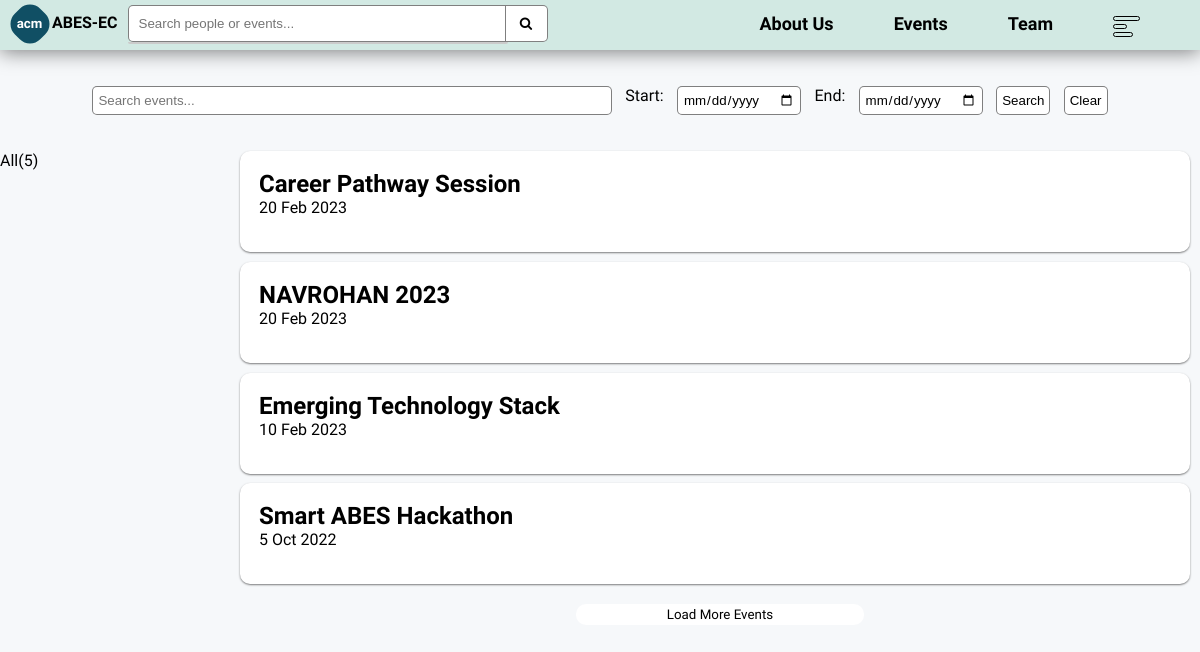
/events/, run on an earlier commit of the app's database.
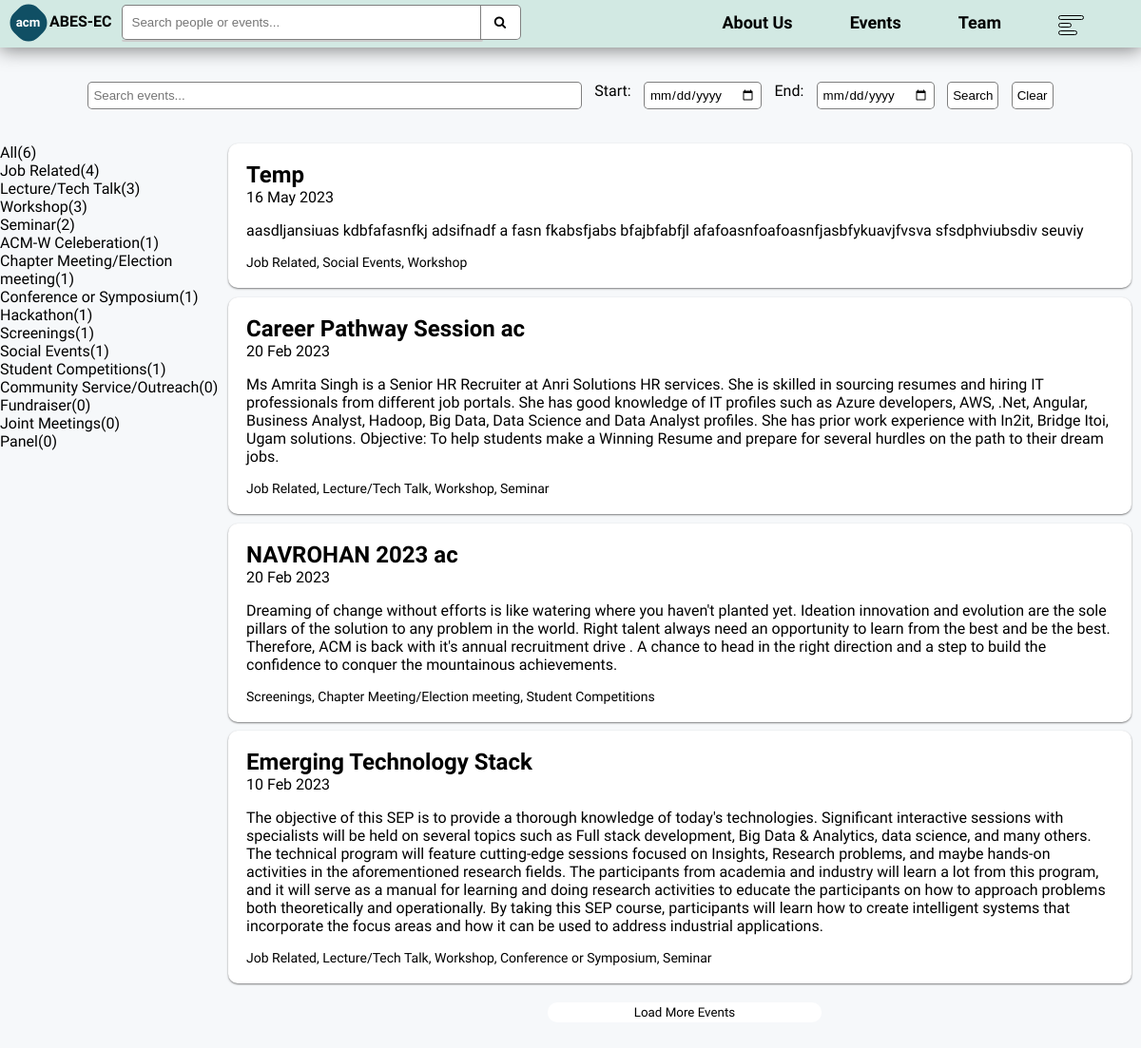
And on a later commit of the database.
### base/models.py (models this page shows, shortened)
class Event(models.Model):
    name = models.CharField(max_length= 150)
    description = models.TextField(null= True, blank= True)
    details = RichTextField(null=True, blank=True)
    location = models.CharField(max_length= 150, null=True, blank=True)
    image = models.ImageField(upload_to="images/events/")
    tag = models.ManyToManyField(Tag, blank=True, related_name="events")
    fee = models.CharField(max_length= 5, default= 0)
    ongoing = models.BooleanField(default=False)
    team_members = models.IntegerField(default=1)
    coordinator = models.ManyToManyField(Member, blank=True, related_name="coordinated")
    updated = models.DateTimeField(auto_now= True)
    created = models.DateTimeField(auto_now_add= True)
    event_date = models.DateTimeField()
    end_date = models.DateTimeField(null=True, blank=True)
    participants = models.ManyToManyField(Student, blank=True, related_name="participated")
    first = models.ManyToManyField(Student, blank=True, related_name="first")
    second = models.ManyToManyField(Student, blank=True, related_name="second")
    third = models.ManyToManyField(Student, blank=True, related_name="third")

class Tag(models.Model):
    name = models.CharField(max_length=100)
    def related_events(self) -> int:
        return self.events.count()
    def __str__(self) -> str:
        return self.name

### base/views.py (the view, shortened to what this page needs)
# urls.py: path('events/', views.events, name="events"),
def events(request):
    q = request.GET.get("q", "")
    start = request.GET.get("start") if request.GET.get("start") and request.GET.get("start") != "mm-dd-yyyy" else "1900-01-01"
    end = request.GET.get("end") if request.GET.get("end") and request.GET.get("end") != "mm-dd-yyyy" else "9999-01-01"
    events = Event.objects.all().order_by("-event_date")
    count = total = events.count()
    context = {"events": events}
    shown = 4
    if "clear" in request.GET:
        q, start, end = "", "1900-01-01", "9999-01-01"
    if "q" in request.GET:
        events = events.filter(Q(name__icontains=q) | Q(tag__name__icontains=q), event_date__date__range=(start, end)).order_by("-event_date").distinct()
        count = events.count()
    context = {"tags": sorted(Tag.objects.all().order_by("name"), key= lambda a: a.related_events(), reverse=True),
               "events": events[:shown],
               "total": total,
               "left":shown < count,
               "search":q,
               "start":"mm-dd-yyyy" if start == "1900-01-01" else start,
               "end": "mm-dd-yyyy" if end == "9999-01-01" else end}
    return render(request, 'base/events.html', context)

### base/templates/base/events.html (shortened to what this page needs)
{% extends "main.html" %}
{% block content %}
<div style="height: calc(100% - 50px); max-width: 1200px; margin: auto;overflow-y: auto;">
    <div style="margin: 3%;">
        <form class="f" method="GET">
            <input type="text" placeholder="Search events..." id="search-bar-events" name="q" value="{{search}}" style="width: 50%;">
            <label>Start:</label>
            <input type="date" name="start" value="{{start}}">
            <label>End:</label>
            <input type="date" value="{{end}}" name="end">
            <input type="submit" value="Search" name="s" class="more" style="width: fit-content;">
            <input type="submit" value="Clear" name="clear" class="more" style="width: fit-content;">
        </form>
    </div>
    <div style="display: grid;grid-template-columns: 20% 80%;">
        <div style="display: grid;height: fit-content;">
            <a class="tag" href="{% url 'events' %}?q=">All({{total}})</a>
            {% for tag in tags %}
            <a class="tag" href="{% url 'events' %}?q={{tag.name}}">{{tag}}({{tag.related_events}})</a>
            {% endfor %}
        </div>
        {% if events %}
        <div>
            <div id="events">
                {% for event in events %}
                    <div class="event">
                        <div style="margin: 2%;">
                            <a href="{% url 'event' event.name %}" style="color: black;">
                                <h2 class="hov">
                                    {{event.name}}
                                </h2>
                            </a>
                            <div>{{event.event_date.date|date:"j M Y"}}</div>
                            <p>{{event.description}}</p>
                            <div style="font-size: 14px;">{% for tag in event.tag.all %}{% if not forloop.last %}{{tag}}, {% else %}{{tag}}{% endif %}{% endfor %}</div>
                        </div>
                    </div>
                {% endfor %}
            </div>
            {% if left %}
            <div id="load-more-container" style="margin: auto;margin-bottom: 50px;margin-top: 20px;width: 30%;">
                <input class="more" type="button" id="load-more" onclick="load()" value="Load More Events">
            </div>
            {% endif %}
        </div>
        {% else %}
        <div style="text-align: center;">
            <img src="/images/icons/no result.png" width="20%"/>
            <p>No results to show</p>
            <p>Please modify your search</p>
        </div>
        {% endif %}
    </div>
</div>
{% endblock %}

What changed in the data, as far as the page shows it:
no longer on this page (row edited): Event: name "Smart ABES Hackathon", event_date "5 Oct 2022"
added Tag: name "Job Related", related_events "4"
added Tag: name "Lecture/Tech Talk", related_events "3"
added Tag: name "Workshop", related_events "3"
added Tag: name "Seminar", related_events "2"
added Tag: name "ACM-W Celeberation", related_events "1"
added Tag: name "Chapter Meeting/Election meeting", related_events "1"
added Tag: name "Conference or Symposium", related_events "1"
added Tag: name "Hackathon", related_events "1"
added Tag: name "Screenings", related_events "1"
added Tag: name "Social Events", related_events "1"
added Tag: name "Student Competitions", related_events "1"
added Tag: name "Community Service/Outreach", related_events "0"
added Tag: name "Fundraiser", related_events "0"
added Tag: name "Joint Meetings", related_events "0"
added Tag: name "Panel", related_events "0"
added Event: name "Temp", event_date "16 May 2023", description "aasdljansiuas kdbfafasnfkj adsifnadf a fasn fkabsfjabs bfajbfabfjl afafoasnfoafoasnfjasbfykuavjfvsva sfsdphviubsdiv seuviy"
changed Event: name "Career Pathway Session" → "Career Pathway Session ac"; description (not shown) → "Ms Amrita Singh is a Senior HR Recruiter at Anri Solutions HR services. She is skilled in sourcing resumes and hiring IT professionals from different job portals. She has good knowledge of IT profiles such as Azure developers, AWS, .Net, Angular, Business Analyst, Hadoop, Big Data, Data Science and Data Analyst profiles. She has prior work experience with In2it, Bridge Itoi, Ugam solutions. Objective: To help students make a Winning Resume and prepare for several hurdles on the path to their dream jobs."
changed Event: name "NAVROHAN 2023" → "NAVROHAN 2023 ac"; description (not shown) → "Dreaming of change without efforts is like watering where you haven't planted yet. Ideation innovation and evolution are the sole pillars of the solution to any problem in the world. Right talent always need an opportunity to learn from the best and be the best. Therefore, ACM is back with it's annual recruitment drive . A chance to head in the right direction and a step to build the confidence to conquer the mountainous achievements."
changed Event "Emerging Technology Stack": description (not shown) → "The objective of this SEP is to provide a thorough knowledge of today's technologies. Significant interactive sessions with specialists will be held on several topics such as Full stack development, Big Data & Analytics, data science, and many others. The technical program will feature cutting-edge sessions focused on Insights, Research problems, and maybe hands-on activities in the aforementioned research fields. The participants from academia and industry will learn a lot from this program, and it will serve as a manual for learning and doing research activities to educate the participants on how to approach problems both theoretically and operationally. By taking this SEP course,…"
Also different on the page:
{{ total }}: "5" → "6"
